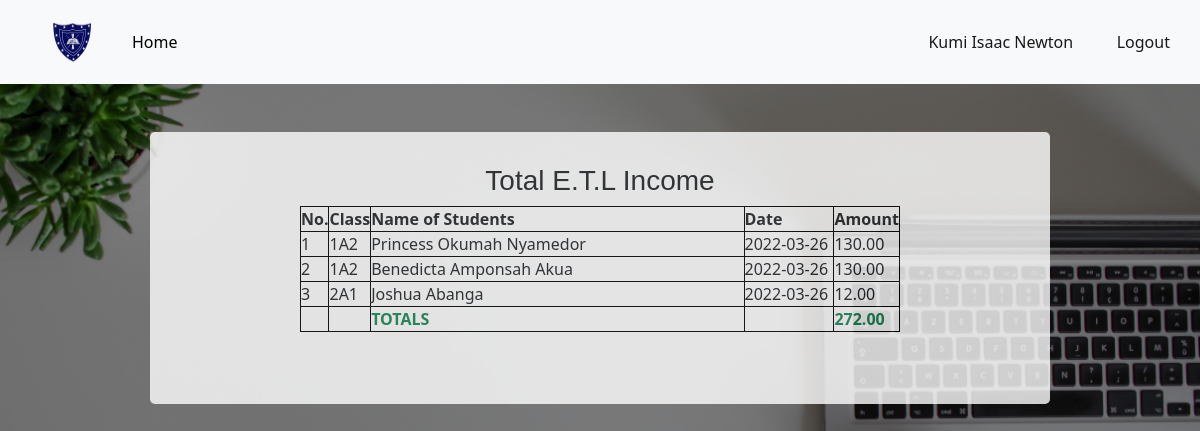
/accountant_dashboard/total_etl_income (signed in), run on the app's committed database.
### app.py (models this page shows, shortened)
class User(db.Model, UserMixin):
	id = db.Column(db.Integer, primary_key=True)
	date = db.Column(db.DateTime, default = datetime.utcnow())
	username = db.Column(db.String(80), nullable=False)
	email = db.Column(db.String(120), unique=True, nullable=False)
	password = db.Column(db.String(120), nullable=False)
	is_admin = db.Column(db.Boolean,  default=False)
	function = db.Column(db.String(120))
	approval = db.Column(db.Boolean, default=False)

class ETLIncome(db.Model):
	id = db.Column(db.Integer, primary_key=True)
	date = db.Column(db.DateTime, default = datetime.utcnow())
	clerk = db.Column(db.String(120),nullable=False)
	amount = db.Column(db.Float)
	tx_id = db.Column(db.String(16))
	semester = db.Column(db.String(10), nullable = False)
	mode_of_payment = db.Column(db.String(20))
	name = db.Column(db.String(120))
	category = db.Column(db.String(20), default="revenue")
	student_id = db.Column(db.Integer, db.ForeignKey('student.id'))#Here we reference the table name

class Student(db.Model):
	id = db.Column(db.Integer, primary_key=True)
	date = db.Column(db.DateTime, default = datetime.utcnow())
	clerk = db.Column(db.String(120),nullable=False)
	date_admitted = db.Column(db.DateTime)
	firstname = db.Column(db.String(80), nullable=False)
	lastname = db.Column(db.String(80), nullable=False)
	othername = db.Column(db.String(80))
	fullname = db.Column(db.String(80), nullable=False)
	date_of_birth = db.Column(db.String(10), nullable=False)
	form = db.Column(db.String(10))
	class1 = db.Column(db.String(10), nullable=False)
	parent_contact = db.Column(db.String(12), nullable=False)
	phone = db.Column(db.String(12))
	id_number = db.Column(db.String(120), unique=True, nullable=False)
	status = db.Column(db.Boolean, default=True)
	pta = db.relationship('PTAIncome', backref='pta_payer', lazy=True)#Here we reference the class
	etl = db.relationship('ETLIncome', backref='etl_payer', lazy=True)
	payer = db.relationship('StudentPayments', backref='payer', lazy=True)

### app.py (the view)
@app.route("/accountant_dashboard/total_etl_income")
@login_required
def total_etl_income():
	if account_access():
		incomes = ETLIncome.query.all()
		sum1 = sum([i.amount for i in incomes])
		return render_template("total_etl_income.html", incomes=incomes, sum1=sum1)
	else:
		abort(404)

### app.py (called while the page is built)
def account_access():
	if not current_user.approval:
		return False
	if current_user.function == 'Accountant':
		return True
	if current_user.function == 'Clerk':
		return False

@app.template_filter()
def currencyFormat(value):
	value = float(value)
	if value >= 0:
		return "{:,.2f}".format(value)
	else:
		value2 = "{:,.2f}".format(value)
		return "("+value2[1:]+")"

@login_manager.user_loader
def load_user(user_id):
	return User.query.get(int(user_id))

### templates/total_etl_income.html (shortened to what this page needs)
{% extends "bootstrap.html" %}
{% block content %}
<!DOCTYPE html>
<html>
<head>
</head>
<body>
<header>
		<nav class="navbar navbar-expand-lg navbar-light bg-light">
			     <a class="navbar-brand kpa" href="#"><img src="{{url_for('static', filename='images/kpasec.png')}}"></a>
			    <div class="collapse navbar-collapse" id="navbarText">
			      <ul class="navbar-nav me-auto mb-2 mb-lg-0">
			        <li class="nav-item">
			          <a class="nav-link active " aria-current="page" href="{{url_for('accountant_dashboard')}}"id="nav1" style="color:black;">Home</a>
			        </li>
			      </ul>
			      <span class="navbar-text" >
			      	<a href="{{url_for('account')}}" class="nn">{{current_user.username}}</a>
			      	<a href="{{url_for('logout')}}" class="n">Logout</a>
			      </span>
			    </div>
		 </nav>
	</header>
   <center>
   	<div class="ttable" id="cont1">
   		<h3 class="topp" style="padding-top:4vh;font-family: sans-serif;">Total E.T.L Income </h3>
   		<table >
   			<tr>
   				<th class="non">No.</th>
   				<th class="foom">Class</th>
   				<th class="fom">Name of Students</th>
   				<th class="fomm">Date</th>
   				<th class="foomm">Amount</th>
   			</tr>
   			{% for income in incomes %}
   			   {% if income.category != 'charge'%}
   			<tr>
   				<td>{{loop.index}}</td>
   				<td class="fom">{{income.etl_payer.class1}}</td>
   				<td>{{income.etl_payer.fullname}}</td>
   				<td>{{income.date.date()}}</td>
   				<td>{{income.amount | currencyFormat}}</td>
   			</tr>
   			   {% endif %}
   			{% endfor %}
   			<tr>
   				<td></td>
   				<td></td>
   				<td class="text-success fw-bold">TOTALS</td>
   				<td></td>
   				<td class="text-success fw-bold">{{sum1 | currencyFormat }}</td>
   			</tr>
   		</table><br><br><br>
   	</div><br>
</center>
</body>
</html>
{% endblock %}

### templates/bootstrap.html (shortened to what this page needs)
<!doctype html>
<html lang="en">
  <head>
    <link href="https://cdn.jsdelivr.net/npm/bootstrap@5.1.3/dist/css/bootstrap.min.css" rel="stylesheet">
  </head>
  <body>
    {% block content%}
    {% endblock %}
  </body>
</html>

### data on the page
User: username "Kumi Isaac Newton"
ETLIncome: etl_payer.class1 "1A2", etl_payer.fullname "Princess Okumah Nyamedor", date "2022-03-26", amount "130.00"
ETLIncome: etl_payer.class1 "1A2", etl_payer.fullname "Benedicta Amponsah Akua", date "2022-03-26", amount "130.00"
ETLIncome: etl_payer.class1 "2A1", etl_payer.fullname "Joshua Abanga", date "2022-03-26", amount "12.00"

### other printed values
{{ sum1 | currencyFormat }} "272.00"
